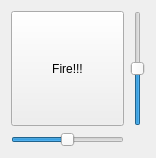
<ui version="4.0" >
 <class>CannonController</class>
 <widget class="QWidget" name="CannonController" >
  <property name="geometry" >
   <rect>
    <x>0</x>
    <y>0</y>
    <width>156</width>
    <height>158</height>
   </rect>
  </property>
  <property name="windowTitle" >
   <string>Form</string>
  </property>
  <layout class="QGridLayout" name="gridLayout" >
   <item row="0" column="0" >
    <widget class="QPushButton" name="fireButton" >
     <property name="sizePolicy" >
      <sizepolicy vsizetype="Minimum" hsizetype="Minimum" >
       <horstretch>0</horstretch>
       <verstretch>0</verstretch>
      </sizepolicy>
     </property>
     <property name="text" >
      <string>Fire!!!</string>
     </property>
    </widget>
   </item>
   <item row="0" column="1" >
    <widget class="QSlider" name="elevationSlider" >
     <property name="maximum" >
      <number>90</number>
     </property>
     <property name="value" >
      <number>45</number>
     </property>
     <property name="orientation" >
      <enum>Qt::Vertical</enum>
     </property>
    </widget>
   </item>
   <item row="1" column="0" >
    <widget class="QSlider" name="directionSlider" >
     <property name="minimum" >
      <number>-180</number>
     </property>
     <property name="maximum" >
      <number>180</number>
     </property>
     <property name="orientation" >
      <enum>Qt::Horizontal</enum>
     </property>
    </widget>
   </item>
  </layout>
 </widget>
 <resources/>
 <connections/>
</ui>
